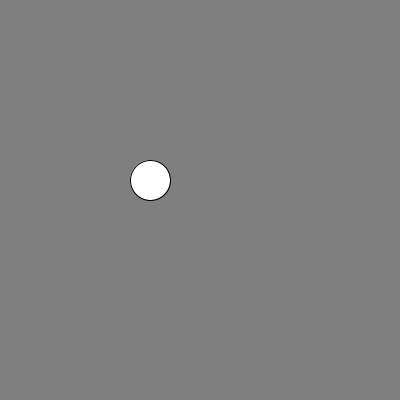
Frame 1 (no input)
Frame 60 (the mouse pressed at the canvas centre just before this capture): identical to frame 1, image omitted
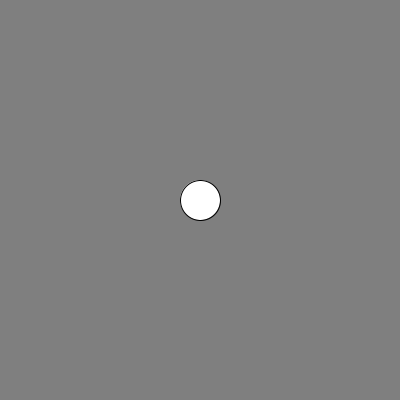
Frame 120 (the mouse held since frame 60 and released just before this capture)

The Processing sketch that drew these frames (run headless with seeded random() and noise(); from frame 60 on, the mouse is pressed at the canvas centre):

// Processing sketch: processing_47767
// ── processing_47767.pde

void setup() { 
  size(400,400); 
  smooth(); 
}

void draw() { 
  
  background(127); 
  
  // map the mouse x and y position on to a smaller
  // range of values 
  float x = map(mouseX, 0, width, 150, 250);
  float y = map(mouseY, 0, height, 180, 220);  
  ellipse(x, y, 40,40); 
  
}               
